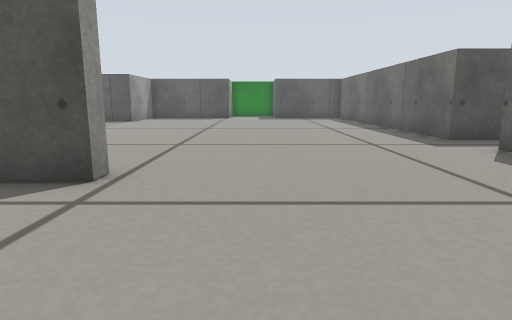
View 1 (above)

14 first-person views from a walk through a robot-simulator world made for Gazebo. The camera is 0.22 m above the floor, tilts 10° down and sees 75° across. The floor is counted in squares, 0.2 m on a side. Each view is taken from the middle of a square. On the plan, view 1 faces up. The plan holds only what a view shows up to about 13 squares ahead; the rest is blank.

View 2
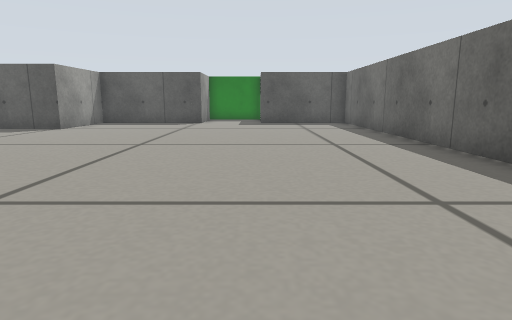

View 3
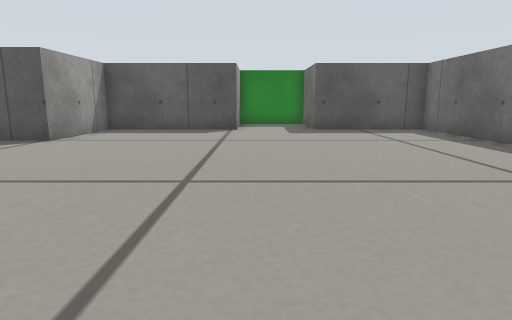

View 4
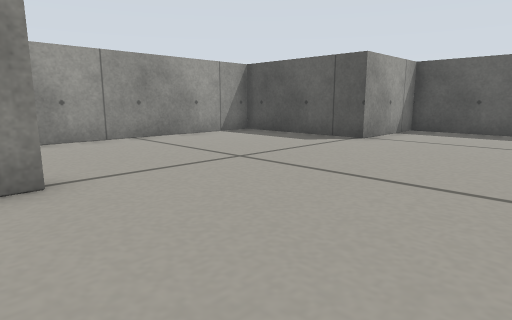

View 5
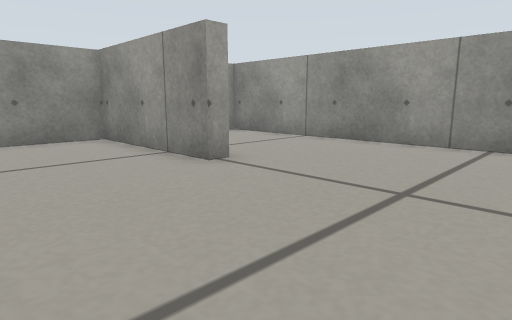

View 6
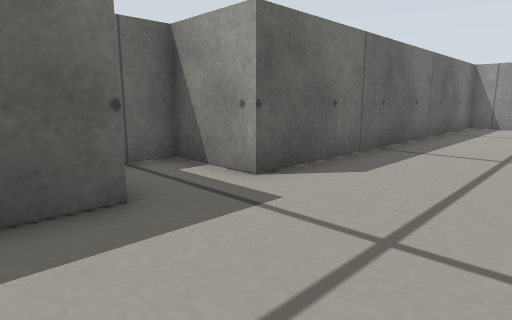

View 7
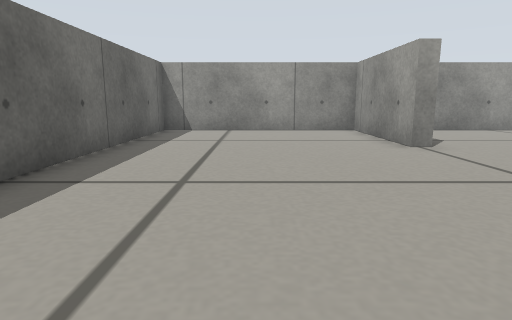

View 8
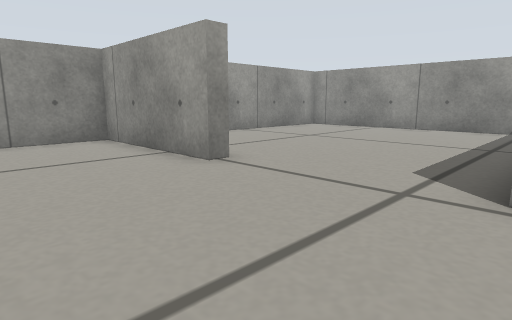

View 9
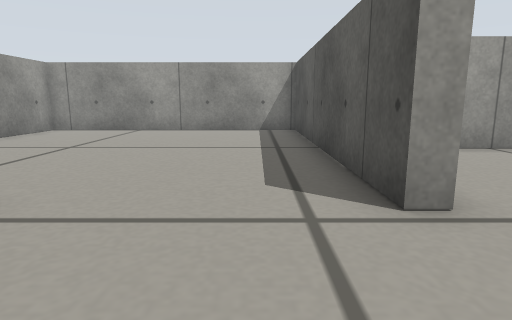

View 10
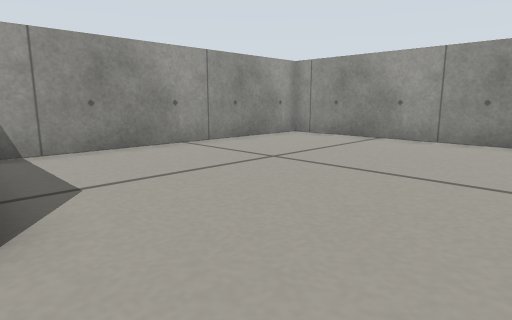

View 11
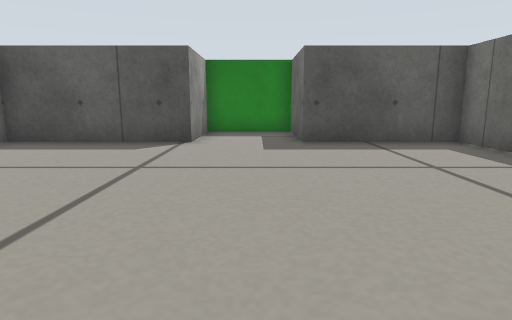

View 12
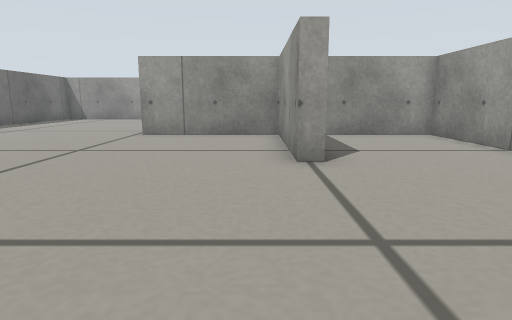

View 13
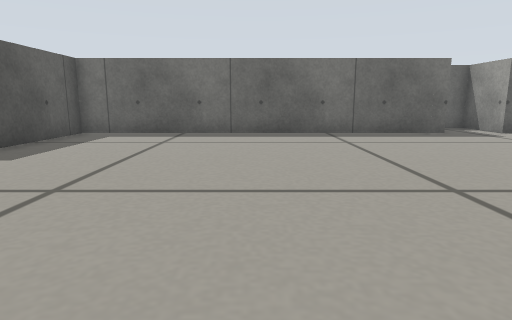

View 14
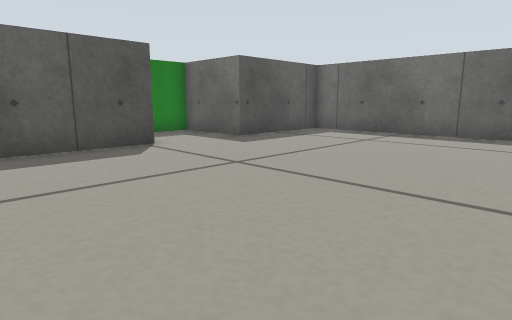

### Floor plan
Ten units are one square. View 1 is at (0, 0); x grows to the right and y downward. Boxes are objects, and circles mark ways between rooms. Rooms are numbered by the first view taken in them; rooms with no view inside come last. Other rooms are left out.
<svg viewBox="-123 -255 205 307">
<path fill="none" stroke="#000" d="M-74 -100 -67 -100 -67 -50 -22 -50 -22 -45M70 -95 55 -95 55 -220 13 -220 13 -250 -18 -250 -18 -220 -67 -220 -67 -183 -118 -183 -118 -50 -82 -50M-18 0 -18 47 55 47 55 -75 77 -75 77 -86M-24 0 -18 0M-22 -45 -118 -45 -118 47 -29 47"/>
<circle cx="-22" cy="-20" r="3" fill="#2a7"/>
<text x="-10" y="-110">1</text>
<text x="-70" y="0">2</text>
</svg>
Room 1 opens to room 2.

Where each view was taken, in squares from view 1:
view 1: 0 up, 0 right, facing up
view 2: 5 up, 1 right, facing up
view 3: 9 up, 1 left, facing up
view 4: 9 up, 2 left, facing up-left
view 5: 15 up, 3 left, facing down-left
view 6: 11 up, 2 right, facing down-right
view 7: 8 up, 2 right, facing down
view 8: 5 up, 2 right, facing down-left
view 9: 3 up, 1 right, facing left
view 10: 3 up, 2 left, facing down-left
view 11: 13 up, 0 right, facing up
view 12: 16 up, 6 left, facing down
view 13: 16 up, 6 left, facing right
view 14: 14 up, 6 left, facing up-right
